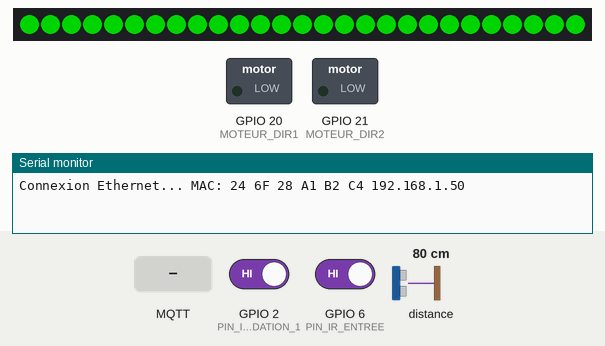
The program below on a simulated ESP32-S3. Shown: 27 RGB LEDs in strip order, left to right, switched loads named in the program (green lamp = pin HIGH), the last lines printed to the serial monitor. Wiring (inferred from the names in the program): SRF02/SRF08 range finder at I2C address 0x70. The inputs (shaded band) are chosen by the test bench; at power-on: GPIO 6 (PIN_IR_ENTREE) HIGH, distance to the obstacle 80 cm, GPIO 2 (PIN_IR_VALIDATION_1) HIGH. Dim RGB values are drawn brighter than linear; WiFi joins after 1.5 s; servers stay silent unless stated; no MQTT or app messages arrive unless stated.

Above: at 2.7 s.
2.8 s: GPIO 6 (PIN_IR_ENTREE) driven LOW
At 4.3 s:
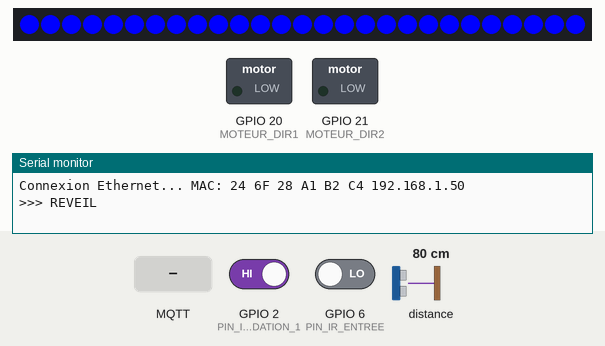
7.4 s: MQTT message "OK" arrives on the first subscribed topic
At 7.78 s:
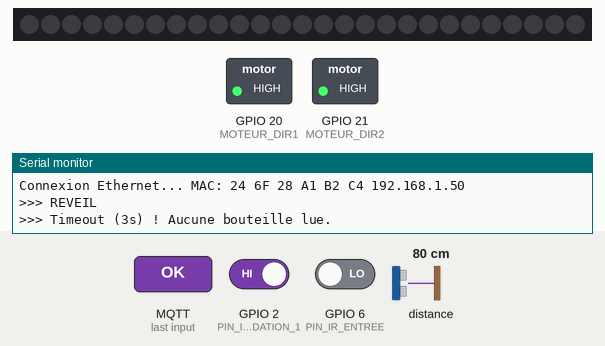
9.8 s: distance to the obstacle set to 11 cm
15.9 s: distance to the obstacle set to 8 cm
At 17.4 s:
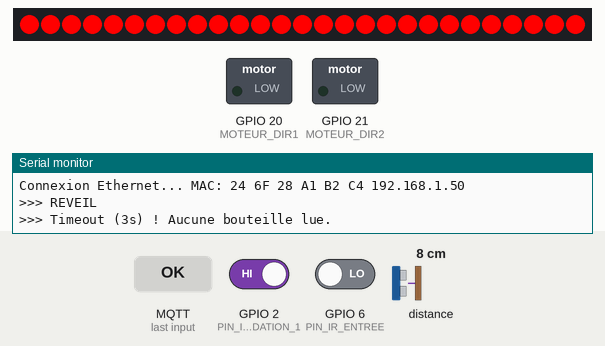
18.0 s: MQTT message "OK" arrives on the first subscribed topic
At 18.41 s:
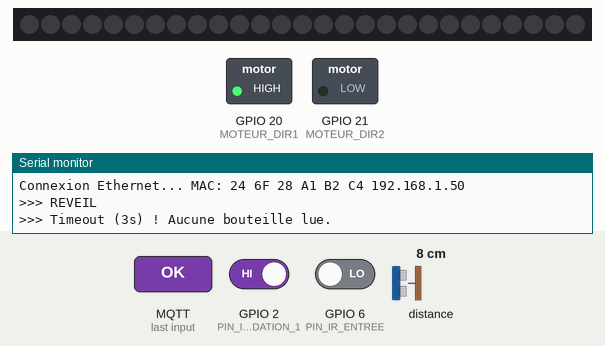
Timing chart, 0 to 21.0 s (numbered marks = the images above; inputs shaded):
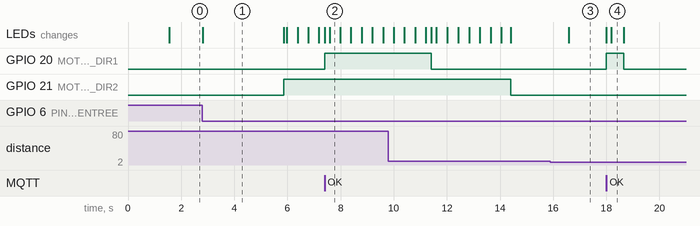

Measured:
- the behaviour switches between 10 and 9 cm on distance to the obstacle (found by bisection; images 2 and 3)
- after the input at 2.8 s, GPIO 21 (MOTEUR_DIR2): LOW → HIGH after 3.1 s; the LEDs: change at once (image 1)
- after the input at 7.4 s, GPIO 20 (MOTEUR_DIR1): LOW → HIGH at once; GPIO 21 (MOTEUR_DIR2): stays HIGH (without the input it goes to LOW after 1.5 s); the LEDs: first change at once (image 2 shows a later state)
- after the input at 15.9 s, the LEDs: change after 0.68 s (image 3)
- after the input at 18.0 s, GPIO 20 (MOTEUR_DIR1): LOW → HIGH at once, → LOW 0.65 s later; the LEDs: first change at once (image 4 shows a later state)
- what the display in image 1 shows lasts 3.1 s, from 2.8 s to 5.9 s
- what the display in image 2 shows lasts 0.4 s, from 7.6 s to 8.0 s

The program:

main.cpp
```cpp
#include <SPI.h>
#include <Ethernet.h>
#include <FastLED.h>
#include <PubSubClient.h>
#include <Wire.h>       // Pour le capteur SRF02 (I2C)
#include "esp_system.h" // Pour la lecture de la MAC d'usine

// ================= CONFIGURATION MATÉRIELLE =================
#define W5500_CS_PIN 10 // Pin CS Ethernet
#define LED_PIN 7
#define NUM_LEDS 27
#define SCANNER_RX_PIN 17
#define SCANNER_TX_PIN 18

// I2C pour SRF02
#define SRF02_ADDR 0x70
#define SDA_PIN_sfr02 8
#define SCL_PIN_sfr02 9

// Capteurs IR
#define PIN_IR_ENTREE 6
#define PIN_IR_VALIDATION_1 2
#define PIN_IR_VALIDATION_2 3

// Pilotage Moteur
#define MOTEUR_DIR1 20
#define MOTEUR_DIR2 21

// Commande HEX pour déclencher le scan (Manuel Page 25)
const byte COMMAND_TRIGGER[] = {0x7E, 0x00, 0x08, 0x01, 0x00, 0x02, 0x01, 0xAB, 0xCD};

HardwareSerial ScannerSerial(2);
CRGB leds[NUM_LEDS];

// ================= VARIABLES SYSTÈME =================
portMUX_TYPE myMux = portMUX_INITIALIZER_UNLOCKED;
volatile bool interruptionEntree = false;

enum State
{
  BORNE_PRETE,        // Vert fixe
  BOUTEILLE_DETECTEE, // Bleu fixe
  SCAN_EN_COURS,      // Bleu clignotant
  DEPOT_VALIDE,       // Bleu clignotant
  DEPOT_REFUSE,       // Rouge clignotant
  BAC_PLEIN           // Rouge fixe
};

volatile State currentState = BORNE_PRETE;
unsigned long timerEtat = 0;
bool clignotementState = false;

bool v1_ok = false, v2_ok = false, bouteille_validee = false;

// ================= RÉSEAU & MQTT =================
IPAddress server(192, 168, 1, 100); // Raspberry Pi 5
EthernetClient ethClient;
PubSubClient mqttClient(ethClient);

// ================= FONCTION SRF02 (I2C) =================
int lireSRF02()
{
  // 1. Lancement de la mesure en cm (commande 0x51)
  Wire.beginTransmission(SRF02_ADDR);
  Wire.write(0x00);
  Wire.write(0x51);
  Wire.endTransmission();

  // 2. Le SRF02 a besoin de 70ms pour mesurer
  delay(70);

  // 3. Lecture du résultat (registres 2 et 3)
  Wire.beginTransmission(SRF02_ADDR);
  Wire.write(0x02);
  Wire.endTransmission();

  Wire.requestFrom(SRF02_ADDR, 2);
  if (Wire.available() >= 2)
  {
    byte high = Wire.read();
    byte low = Wire.read();
    return (high << 8) | low;
  }
  return -1;
}

// ================= FONCTIONS MOTEUR =================
void piloterMoteur(int sens)
{ // 1:Avant, -1:Arrière, 0:Stop
  if (sens == 1)
  {
    digitalWrite(MOTEUR_DIR1, HIGH);
  }
  else if (sens == -1)
  {
    digitalWrite(MOTEUR_DIR2, HIGH);
  }
  else
  {
    digitalWrite(MOTEUR_DIR2, LOW);
    digitalWrite(MOTEUR_DIR1, LOW);
  }
}

// ================= GESTION DES LEDS =================
void actualiserLeds()
{
  static unsigned long lastBlink = 0;
  if (millis() - lastBlink > 400)
  {
    clignotementState = !clignotementState;
    lastBlink = millis();
  }

  State etatLocal;
  portENTER_CRITICAL(&myMux);
  etatLocal = currentState;
  portEXIT_CRITICAL(&myMux);

  switch (etatLocal)
  {
  case BORNE_PRETE:
    fill_solid(leds, NUM_LEDS, CRGB::Green);
    break;
  case BOUTEILLE_DETECTEE:
    fill_solid(leds, NUM_LEDS, CRGB::Blue);
    break;
  case SCAN_EN_COURS:
  case DEPOT_VALIDE:
    fill_solid(leds, NUM_LEDS, clignotementState ? CRGB::Blue : CRGB::Black);
    break;
  case DEPOT_REFUSE:
    fill_solid(leds, NUM_LEDS, clignotementState ? CRGB::Red : CRGB::Black);
    break;
  case BAC_PLEIN:
    fill_solid(leds, NUM_LEDS, CRGB::Red);
    break;
  }
  FastLED.show();
}

// ================= LOGIQUE MQTT =================
void callback(char *topic, byte *payload, unsigned int length)
{
  String msg = "";
  for (int i = 0; i < length; i++)
    msg += (char)payload[i];

  portENTER_CRITICAL(&myMux);
  if (msg == "OK")
  {
    currentState = DEPOT_VALIDE;
    timerEtat = millis();
    v1_ok = false;
    v2_ok = false;
    bouteille_validee = false;
    piloterMoteur(1); // Marche avant
  }
  else
  {
    currentState = DEPOT_REFUSE;
    timerEtat = millis();
    piloterMoteur(-1); // Marche arrière (3s CDC)
  }
  portEXIT_CRITICAL(&myMux);
}

// ================= INTERRUPTION =================
void IRAM_ATTR ISR_Entree()
{
  portENTER_CRITICAL_ISR(&myMux);
  if (currentState == BORNE_PRETE)
    interruptionEntree = true;
  portEXIT_CRITICAL_ISR(&myMux);
}

String nettoyerCode(String brut)
{
  String propre = "";
  for (int i = 0; i < brut.length(); i++)
  {
    if (isDigit(brut[i]))
    { // Si c'est un chiffre (0-9)
      propre += brut[i];
    }
  }
  return propre;
}

// ================= SETUP =================
void setup()
{
  Serial.begin(115200);
  Wire.begin(SDA_PIN_sfr02, SCL_PIN_sfr02); // Initialisation I2C pour SRF02

  pinMode(MOTEUR_DIR1, OUTPUT);
  pinMode(MOTEUR_DIR2, OUTPUT);
  pinMode(PIN_IR_ENTREE, INPUT_PULLUP);
  pinMode(PIN_IR_VALIDATION_1, INPUT_PULLUP);
  pinMode(PIN_IR_VALIDATION_2, INPUT_PULLUP);

  FastLED.addLeds<WS2812B, LED_PIN, GRB>(leds, NUM_LEDS);

  // Ethernet & MAC
  Ethernet.init(W5500_CS_PIN);
  byte mac[6];
  esp_read_mac(mac, ESP_MAC_WIFI_STA);
  mac[5] += 1; // MAC Ethernet unique

  Serial.print("Connexion Ethernet... MAC: ");
  for (int i = 0; i < 6; i++)
    Serial.printf("%02X ", mac[i]);

  if (Ethernet.begin(mac) == 0)
    Serial.println("\nEchec DHCP");
  else
    Serial.println(Ethernet.localIP());

  mqttClient.setServer(server, 1883);
  mqttClient.setCallback(callback);
  ScannerSerial.begin(9600, SERIAL_8N1, SCANNER_RX_PIN, SCANNER_TX_PIN);
  attachInterrupt(digitalPinToInterrupt(PIN_IR_ENTREE), ISR_Entree, FALLING);
}

// ================= LOOP =================
void loop()
{
  if (!mqttClient.connected())
  {
    if (mqttClient.connect("ESP32_Etudiant2"))
      mqttClient.subscribe("borne/reponse");
  }
  mqttClient.loop();
  actualiserLeds();

  // 1. Surveillance périodique Bac Plein avec SRF02
  static unsigned long lastCheckBac = 0;
  if (millis() - lastCheckBac > 2000)
  {
    int dist = lireSRF02();
    if (dist > 0 && dist < 10)
    {
      portENTER_CRITICAL(&myMux);
      currentState = BAC_PLEIN;
      portEXIT_CRITICAL(&myMux);
    }
    lastCheckBac = millis();
  }

  // 2. Machine à états
  State etatActuel;
  portENTER_CRITICAL(&myMux);
  etatActuel = currentState;
  portEXIT_CRITICAL(&myMux);

  switch (etatActuel)
  {
  case BORNE_PRETE:
    portENTER_CRITICAL(&myMux);
    if (interruptionEntree)
    {
      interruptionEntree = false;
      currentState = BOUTEILLE_DETECTEE;
      timerEtat = millis();
      while (ScannerSerial.available())
        ScannerSerial.read();
    }
    portEXIT_CRITICAL(&myMux);
    break;

  case BOUTEILLE_DETECTEE:
    static bool commandeEnvoyee = false; // Mémoire pour ne pas spammer la commande

    // 1. Envoi de la commande de scan (UNE SEULE FOIS)
    if (!commandeEnvoyee)
    {
      // Vidage du tampon
      while (ScannerSerial.available())
        ScannerSerial.read();

      Serial.println(">>> REVEIL");

      // 1. On envoie un octet nul pour réveiller le module
      ScannerSerial.write(0x00);
      delay(50); // On lui laisse 50ms

      // 2. On envoie la vraie commande
      ScannerSerial.write(COMMAND_TRIGGER, sizeof(COMMAND_TRIGGER));

      commandeEnvoyee = true;
      timerEtat = millis();
    }

    // 2. Gestion du Timeout (3 secondes)
    if (millis() - timerEtat > 3000)
    {
      Serial.println(">>> Timeout (3s) ! Aucune bouteille lue.");

      portENTER_CRITICAL(&myMux);
      currentState = DEPOT_REFUSE;
      timerEtat = millis();
      portEXIT_CRITICAL(&myMux);

      commandeEnvoyee = false; // Reset pour la prochaine fois
      piloterMoteur(-1);       // Rejet
    }

    // 3. Lecture du résultat
    else if (ScannerSerial.available())
    {
      String codeBrut = ScannerSerial.readStringUntil('\r');

      // On nettoie le code reçu
      String codePropre = nettoyerCode(codeBrut);

      // Un code EAN-13 fait 13 chiffres (parfois le scanner ajoute un préfixe, d'où > 10)
      if (codePropre.length() > 10)
      {
        Serial.print(">>> Code NETTOYÉ : ");
        Serial.println(codePropre);

        // Envoi au MQTT du code propre uniquement
        mqttClient.publish("borne/scan", codePropre.c_str());

        portENTER_CRITICAL(&myMux);
        currentState = SCAN_EN_COURS;
        timerEtat = millis();
        portEXIT_CRITICAL(&myMux);

        commandeEnvoyee = false;
      }
    }
    break;

  case SCAN_EN_COURS:
    if (millis() - timerEtat > 5000)
    { // Timeout RPi
      portENTER_CRITICAL(&myMux);
      currentState = DEPOT_REFUSE;
      timerEtat = millis();
      portEXIT_CRITICAL(&myMux);
      piloterMoteur(-1);
    }
    break;

  case DEPOT_VALIDE:
    // Validation par double capteur IR (CDC Page 6)
    if (!v1_ok && digitalRead(PIN_IR_VALIDATION_1) == LOW)
      v1_ok = true;
    if (v1_ok && !v2_ok && digitalRead(PIN_IR_VALIDATION_2) == LOW)
      v2_ok = true;

    if (v1_ok && v2_ok && !bouteille_validee)
    {
      bouteille_validee = true;
      mqttClient.publish("borne/validation", "OK");
    }

    if (millis() - timerEtat > 4000)
    { // Temps de convoyage
      piloterMoteur(0);
      portENTER_CRITICAL(&myMux);
      currentState = bouteille_validee ? BORNE_PRETE : DEPOT_REFUSE;
      if (currentState == DEPOT_REFUSE)
      {
        timerEtat = millis();
        piloterMoteur(-1);
      }
      portEXIT_CRITICAL(&myMux);
    }
    break;

  case DEPOT_REFUSE:
    if (millis() - timerEtat > 3000)
    { // Retour client 3s
      piloterMoteur(0);
      portENTER_CRITICAL(&myMux);
      currentState = BORNE_PRETE;
      portEXIT_CRITICAL(&myMux);
    }
    break;

  case BAC_PLEIN:
    piloterMoteur(0);
    break;
  }
}
```
